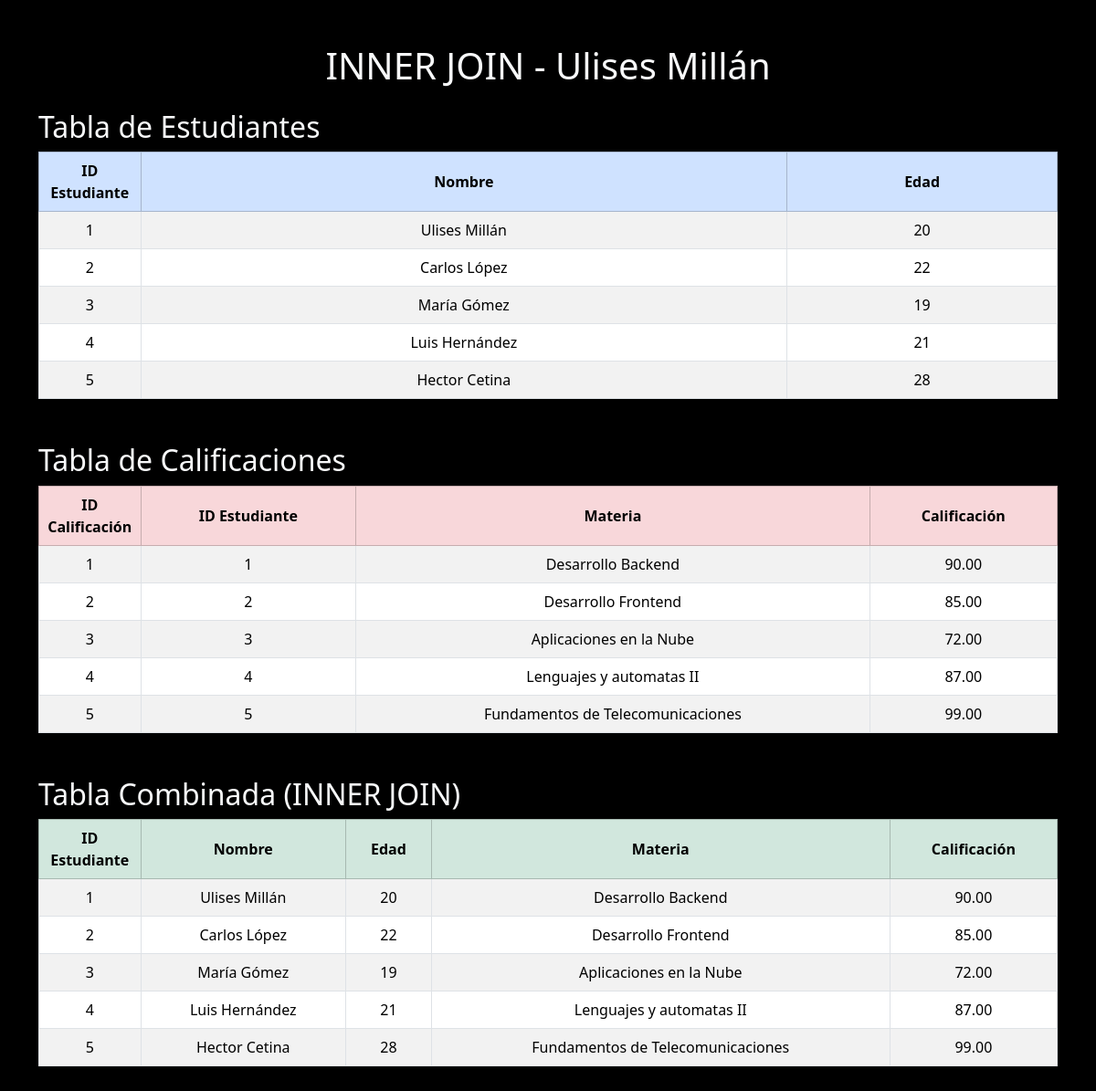
The page / on the database its author committed.
### tables this page shows
CREATE TABLE `estudiantes` (
  `id_estudiante` int(11) NOT NULL,
  `nombre` varchar(100) NOT NULL,
  `edad` int(11) NOT NULL
);

CREATE TABLE `calificaciones` (
  `id_calificacion` int(11) NOT NULL,
  `id_estudiante` int(11) NOT NULL,
  `materia` varchar(100) NOT NULL,
  `calificacion` decimal(4,2) NOT NULL
);

### index.php (the view, shortened to what this page needs)
<?php
require 'conexion.php';
$sql_estudiantes = "SELECT * FROM estudiantes";
$sql_calificaciones = "SELECT * FROM calificaciones";
$sql_inner_join = "
    SELECT
        estudiantes.id_estudiante,
        estudiantes.nombre,
        estudiantes.edad,
        calificaciones.materia,
        calificaciones.calificacion
    FROM
        estudiantes
    INNER JOIN
        calificaciones ON estudiantes.id_estudiante = calificaciones.id_estudiante";
$resultado_estudiantes = mysqli_query($conectar, $sql_estudiantes);
$resultado_calificaciones = mysqli_query($conectar, $sql_calificaciones);
$resultado_inner_join = mysqli_query($conectar, $sql_inner_join);
?>
<!DOCTYPE html>
<html lang="es">
<head>
    <link rel="stylesheet" href="https://cdn.jsdelivr.net/npm/bootstrap@5.3.2/dist/css/bootstrap.min.css">
</head>
<body class="bg-black">
    <div class="container mt-5">
        <h1 class="text-center mb-4 text-light">INNER JOIN - Ulises Millán</h1>
        <h2 class="text-light">Tabla de Estudiantes</h2>
        <table class="table table-bordered table-striped mb-5">
            <thead class="table-primary">
                <tr>
                    <th class="col-id">ID Estudiante</th>
                    <th>Nombre</th>
                    <th>Edad</th>
                </tr>
            </thead>
            <tbody>
                <?php while ($fila = mysqli_fetch_assoc($resultado_estudiantes)) { ?>
                    <tr>
                        <td><?= $fila['id_estudiante'] ?></td>
                        <td><?= $fila['nombre'] ?></td>
                        <td><?= $fila['edad'] ?></td>
                    </tr>
                <?php } ?>
            </tbody>
        </table>
        <h2 class="text-light">Tabla de Calificaciones</h2>
        <table class="table table-bordered table-striped mb-5">
            <thead class="table-danger">
                <tr>
                    <th class="col-id">ID Calificación</th>
                    <th>ID Estudiante</th>
                    <th>Materia</th>
                    <th>Calificación</th>
                </tr>
            </thead>
            <tbody>
                <?php while ($fila = mysqli_fetch_assoc($resultado_calificaciones)) { ?>
                    <tr>
                        <td><?= $fila['id_calificacion'] ?></td>
                        <td><?= $fila['id_estudiante'] ?></td>
                        <td><?= $fila['materia'] ?></td>
                        <td><?= $fila['calificacion'] ?></td>
                    </tr>
                <?php } ?>
            </tbody>
        </table>
        <h2 class="text-light">Tabla Combinada (INNER JOIN)</h2>
        <table class="table table-bordered table-striped mb-5">
            <thead class="table-success">
                <tr>
                    <th class="col-id">ID Estudiante</th>
                    <th>Nombre</th>
                    <th>Edad</th>
                    <th>Materia</th>
                    <th>Calificación</th>
                </tr>
            </thead>
            <tbody>
                <?php while ($fila = mysqli_fetch_assoc($resultado_inner_join)) { ?>
                    <tr>
                        <td><?= $fila['id_estudiante'] ?></td>
                        <td><?= $fila['nombre'] ?></td>
                        <td><?= $fila['edad'] ?></td>
                        <td><?= $fila['materia'] ?></td>
                        <td><?= $fila['calificacion'] ?></td>
                    </tr>
                <?php } ?>
            </tbody>
        </table>
    </div>
</body>
</html>

### index.php (style rules this page uses)
td, th { text-align: center; vertical-align: middle; }
.col-id { width: 10%; }
h2 { text-align: left; }

### rows shown on the page
estudiantes: id_estudiante "1", nombre "Ulises Millán", edad "20"
estudiantes: id_estudiante "2", nombre "Carlos López", edad "22"
estudiantes: id_estudiante "3", nombre "María Gómez", edad "19"
estudiantes: id_estudiante "4", nombre "Luis Hernández", edad "21"
estudiantes: id_estudiante "5", nombre "Hector Cetina", edad "28"
calificaciones: id_calificacion "1", id_estudiante "1", materia "Desarrollo Backend", calificacion "90.00", id_estudiante.id_estudiante "1", id_estudiante.nombre "Ulises Millán", id_estudiante.edad "20"
calificaciones: id_calificacion "2", id_estudiante "2", materia "Desarrollo Frontend", calificacion "85.00", id_estudiante.id_estudiante "2", id_estudiante.nombre "Carlos López", id_estudiante.edad "22"
calificaciones: id_calificacion "3", id_estudiante "3", materia "Aplicaciones en la Nube", calificacion "72.00", id_estudiante.id_estudiante "3", id_estudiante.nombre "María Gómez", id_estudiante.edad "19"
calificaciones: id_calificacion "4", id_estudiante "4", materia "Lenguajes y automatas II", calificacion "87.00", id_estudiante.id_estudiante "4", id_estudiante.nombre "Luis Hernández", id_estudiante.edad "21"
calificaciones: id_calificacion "5", id_estudiante "5", materia "Fundamentos de Telecomunicaciones", calificacion "99.00", id_estudiante.id_estudiante "5", id_estudiante.nombre "Hector Cetina", id_estudiante.edad "28"
